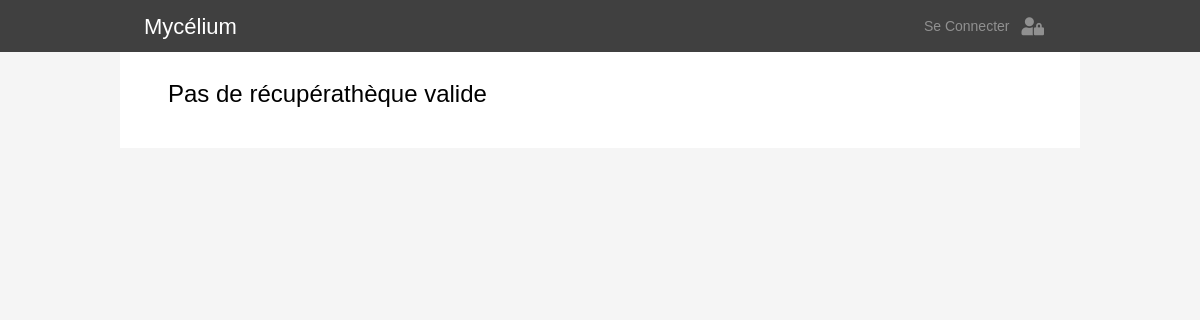
The page /catalogue.php?r=bag&page=2 on the database as committed earlier.
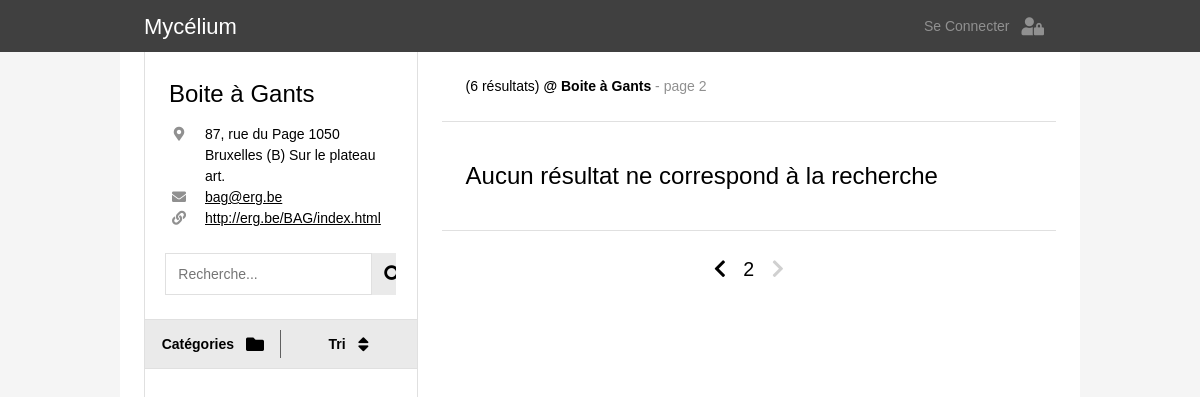
The same page on the database as committed later.
### tables this page shows
CREATE TABLE IF NOT EXISTS `recuperatheques` (
  `ID` int(11) NOT NULL AUTO_INCREMENT,
  `nom` varchar(255) NOT NULL,
  `adresse` varchar(255) NOT NULL,
  `monnaie` varchar(8) NOT NULL,
  `telephone` varchar(16) NOT NULL,
  `mdp` varchar(255) NOT NULL,
  `site` varchar(255) NOT NULL,
  `pseudo` varchar(16) NOT NULL,
  `mail` varchar(255) NOT NULL,
  `date_creation` date DEFAULT NULL,
  PRIMARY KEY (`ID`)
);

### connection_db.php (called while the page is built, shortened)
<?php
  function link_construct($params, $web_page = 1){
    if ($web_page==1){
      $web_page = basename($_SERVER['PHP_SELF']);
    }
    $getURL = $web_page . '?' . http_build_query(array_merge($_GET, $params));
    return $getURL;
  }
?>

### recuperatheque_info.php (the view, shortened to what this page needs)
<div class="container recuperatheque">
    <h3> <?php echo $recup_info['nom'] ;?> </h3>
    <div class="recuperatheque-info">
      <?php if ($recup_info['adresse']){ ?>
        <div class="item-info-line">
          <i class="fas fa-map-marker-alt item-icon"></i>
          <div class="item-info"> <?php echo $recup_info['adresse'];?> </div>
        </div>
        <?php
        }
      ?>
      <?php if ($recup_info['mail']){ ?>
        <div class="item-info-line">
          <i class="fas fa-envelope item-icon"></i>
          <a class="item-info" href="mailto:<?php echo $recup_info['mail'];?>"> <?php echo $recup_info['mail'];?></a>
        </div>
        <?php
        }
      ?>
      <?php if ($recup_info['site']){ ?>
        <div class="item-info-line">
          <i class="fas fa-link item-icon"></i>
          <a class="item-info" href="<?php echo $recup_info['site'];?>" target="_blank"> <?php echo $recup_info['site'];?></a>
        </div>
      <?php
      }
      ?>
    </div>
</div>

### catalogue.php (shortened to what this page needs)
<!DOCTYPE html>
<html lang="en">
<head>
  <link rel="stylesheet" href="css/w3.css">
  <link rel="stylesheet" href="https://use.fontawesome.com/releases/v5.7.0/css/all.css">
  <link rel="stylesheet" href="https://indestructibletype.com/fonts/Jost.css" type="text/css" charset="utf-8" />
  <link rel="stylesheet" href="css/main.css">
  <link rel="stylesheet" href="css/menu.css">
  <link rel="stylesheet" href="css/item.css">
</head>
<body>
  <?php
    include('connection_db.php')
  ?>
  <?php
    $req = $bdd->prepare(' SELECT pseudo FROM recuperatheques ');
    $req->execute();
    $recuperatheques = array();
    while($item = $req->fetch()){
      array_push($recuperatheques,$item['pseudo']);
    }
    if (isset($_GET['r']) && in_array($_GET['r'], $recuperatheques)){
      $recuperatheque = htmlspecialchars($_GET['r']);
    } else{
      $recuperatheque = null;
    }
  ?>
  <?php
    if (isset($_GET['q'])){
      $query = htmlspecialchars($_GET['q']);
    } else{
      $query = null;
    }
    $tri_option = array('date_ajout' => 'Date de récupération',
                        'prix' => 'Prix par pièce',
                        'etat' => 'État d\'usure',
                        'pieces' => 'Pièces disponibles');
    if (isset($_GET['order']) && array_key_exists($_GET['order'], $tri_option)){
      $tri = htmlspecialchars($_GET['order']);
    } else{
      $tri = 'date_ajout';
    }
    if(isset($_GET['catsearch']) and $_GET['catsearch']!=0
    and array_key_exists($_GET['catsearch'], $system)){
      $catsearch = htmlspecialchars($_GET['catsearch']);
    } else{
      $catsearch = null;
    }
    if(isset($_GET['sscatsearch']) and $_GET['sscatsearch']!=0
      and array_key_exists($_GET['sscatsearch'], $system[$catsearch]['sscats'])){
      $sscatsearch = htmlspecialchars($_GET['sscatsearch']);
    } else{
      $sscatsearch = null;
    }
    if (isset($_GET['page']) && is_numeric($_GET['page'])) {
      $page = (int) htmlspecialchars($_GET['page']);
    } else{
      $page = 1;
    }
  ?>
  <?php
    include('header.php');
  ?>
  <div class="quasi-fullwidth space-header">
    <div class="catalogue">
      <?php
      if($recuperatheque){?>
        <div class="flex-menu">
          <?php
            $req = $bdd->prepare(' SELECT * FROM recuperatheques WHERE pseudo = :recuperatheque ');
            $req->bindValue(':recuperatheque', $recuperatheque , PDO::PARAM_STR);
            $req->execute();
            $recup_info = $req->fetch();
            include("recuperatheque_info.php");
          ?>
          <form class="container search-bar" action="catalogue.php" method="GET">
            <input type="text" class="search-bar-input" name="q" placeholder="Recherche..." value="<?php echo $query?>">
            <button class="w3-large fa fa-search search-bar-button" type="submit"></button>
          </form>
          <div class="menu-container" id="menu-container">
            <div class="menu-bar">
              <button id="cat-button" class="button-flex menu-button separation" onclick="openMenu(event,'categories')">
                <div class="button-title">Catégories</div>
                <i class='button-icon w3-large fas fa-folder'></i>
              </button>
              <button id="tri-button" class="button-flex menu-button" onclick="openMenu(event,'tri')">
                <div class="button-title">Tri</div>
                <i class='button-icon w3-large fas fa-sort'></i>
              </button>
            </div>
          </div>
        </div>
        <div class="flex-items">
          <?php
            $limit= 12;
            $starting_limit = ($page-1)*$limit;
            $req = $bdd->prepare('  SELECT COUNT(*) AS total
            FROM ' . $recuperatheque . ' c
            INNER JOIN categorie cat ON c.ID_categorie=cat.ID
            INNER JOIN souscategorie sscat ON c.ID_souscategorie=sscat.ID
            WHERE (cat.nom LIKE :search OR sscat.nom LIKE :search OR dimensions LIKE :search OR tags LIKE :search OR remarques LIKE :search)
            AND (c.ID_souscategorie = :sscatsearch OR :sscatsearch is null)
            AND (c.ID_categorie = :catsearch OR :catsearch is null)
            ');
            $req->bindValue(':search', '%' . $query . '%', PDO::PARAM_STR);
            $req->bindValue(':sscatsearch', $sscatsearch, PDO::PARAM_INT);
            $req->bindValue(':catsearch', $catsearch, PDO::PARAM_INT);
            $req->execute();
            $total_count = $req->fetch()['total'];
            $req = $bdd->prepare('  SELECT
            c.ID AS ID_item, c.ID_categorie, c.ID_souscategorie, c.pieces AS pieces, c.dimensions AS dimensions, c.etat AS etat, c.tags AS tags,
            c.prix AS prix, c.poids AS poids, c.remarques AS remarques, c.localisation AS localisation,
            c.date_ajout AS date_ajout, DATE_FORMAT(c.date_ajout, \'%d/%m/%Y\') AS date_ajout_fr,
            cat.ID, cat.nom AS categorie,
            sscat.ID AS sscatID, sscat.ID_categorie, sscat.unite AS unitesscat, sscat.prix AS prixsscat, sscat.nom AS sous_categorie
            FROM ' . $recuperatheque . ' c
            INNER JOIN categorie cat ON c.ID_categorie=cat.ID
            INNER JOIN souscategorie sscat ON c.ID_souscategorie=sscat.ID
            WHERE (cat.nom LIKE :search OR sscat.nom LIKE :search OR dimensions LIKE :search OR tags LIKE :search OR remarques LIKE :search)
            AND (c.ID_souscategorie = :sscatsearch OR :sscatsearch is null)
            AND (c.ID_categorie = :catsearch OR :catsearch is null)
            ORDER BY ' . $tri . ' DESC
            LIMIT ' . $starting_limit . ', ' . $limit
            );
            $req->bindValue(':search', '%' . $query . '%', PDO::PARAM_STR);
            $req->bindValue(':sscatsearch', $sscatsearch, PDO::PARAM_INT);
            $req->bindValue(':catsearch', $catsearch, PDO::PARAM_INT);
            $req->execute();
          ?>
          <div class="container border-bottom search-resume-wrapper">
            <div class="search-resume">
                    <?php
                echo ' (' . $total_count . ' résultats)';
                echo '<b> @ ' . $recup_info['nom'] . '</b>';
                echo '<span class="page"> - page ' . $page . '</span>';
              ?>
            </div>
          </div>
          <div class="items-container">
            <?php
              if ($req->rowCount() > 0) {
                while($item = $req->fetch()){
                  ?>
                    <div class="item-wrapper">
                      <?php include('item.php');?>
                    </div>
                  <?php
                }
              }
              else {
                echo '<h3 class="erreur"> Aucun résultat ne correspond à la recherche </h3>';
              }
            ?>
          </div>
          <div class="container border-top page-nav">
            <a href= <?php echo link_construct(array('page'=>$page-1)) ?>
               class="<?php if($page-1 <= 0){ echo 'disabled'; } ?>">
               <i class='fas fa-chevron-left'></i>
            </a>
            <?php echo $page; ?>
            <a href= <?php echo link_construct(array('page'=>$page+1)) ?>
               class="<?php if(($page)*$limit >= $total_count){ echo 'disabled'; } ?>">
               <i class='fas fa-chevron-right'></i>
            </a>
          </div>
        </div>
        <?php
      }
      else {
        echo '<h3 class="erreur"> Pas de récupérathèque valide </h3>';
      }
      ?>
    </div>
  </div>
</body>
</html>

### header.php (shortened to what this page needs)
<div class="header-container">
  <div class="header quasi-fullwidth">
    <div class="header-title"><a href="portal.php">Mycélium</a></div>
    <?php
      if(isset($_SESSION['id']) AND isset($_SESSION['pseudo'])){?>
        <div class="nom">
          <span><?php echo $_SESSION['pseudo']; ?></span>
        </div>
        <?php
          $cat_url = "catalogue.php?r=" . $_SESSION['pseudo'];
          $solo_url = "item_page.php?r=" . $_SESSION['pseudo'];
        ?>
        <a href="catalogue.php?r=<?php echo $_SESSION['pseudo']?>" class="nav-button
          <?php if(in_array(basename($_SERVER['PHP_SELF']),array("catalogue.php","item_page.php"))
                   && $_SESSION['pseudo']==$recuperatheque){
              echo "page-selected"; } ?>">
          <div class="nav-title">Mon Catalogue</div>
          <i class="nav-icon fas fa-book-open"></i>
        </a>
        <a href="add_form.php" class="nav-button
          <?php if(basename($_SERVER['PHP_SELF'])=="add_form.php"){
              echo "page-selected"; } ?>">
          <div class="nav-title">Ajouter</div>
          <i class="nav-icon fas fa-plus-circle"></i>
        </a>
        <a href="user.php" class="nav-button
          <?php if(basename($_SERVER['PHP_SELF'])=="user.php"){
              echo "page-selected"; } ?>">
          <div class="nav-title">Mon Compte</div>
          <i class="nav-icon fas fa-user-lock"></i>
        </a>
      <?php
      }
      else{?>
        <a id="connection_btn" class="nav-button
          <?php if(basename($_SERVER['PHP_SELF'])=="log.php"){
              echo "page-selected"; } ?>">
          <div class="nav-title">Se Connecter</div>
          <i class="nav-icon fas fa-user-lock"></i>
        </a>
      <?php
      }
    ?>
  </div>
</div>

### css/w3.css (style rules this page uses)
*,*:before,*:after { box-sizing:inherit }
html { -ms-text-size-adjust:100%;-webkit-text-size-adjust:100% }
body { margin:0 }
a { background-color:transparent }
b,strong { font-weight:bolder }
button,input,select,textarea,optgroup { font:inherit;margin:0 }
button,input { overflow:visible }
button,select { text-transform:none }
button,[type=button],[type=reset],[type=submit] { -webkit-appearance:button }
html,body { font-family:Verdana,sans-serif;font-size:15px;line-height:1.5 }
html { overflow-x:hidden }
h3 { font-size:24px }
h1,h2,h3,h4,h5,h6 { font-family:"Segoe UI",Arial,sans-serif;font-weight:400;margin:10px 0 }
a { color:inherit }
.w3-large { font-size:18px!important }

### css/main.css (style rules this page uses)
html, body { background: #f5f5f5; margin: 0; font-weight: 400; font-size: 14px; line-height: 1.5; }
html, body, p, h1, h2, h3, h4, h5, h6 { font-family: 'Jost', Helvetica, arial, sans-serif !important; }
*, *:before, *:after { box-sizing: inherit; }
@media (min-width: 993px) { .quasi-fullwidth { margin: 0 auto 0; max-width: 80%; } }
.space-header { margin-top: 52px; }
.container { background: white; text-align: left; padding: 12px 24px; }
.border-top { border-top: 1px solid #E0E0E0; }
.border-bottom { border-bottom: 1px solid #E0E0E0; }
@media (min-width:993px) { .container { padding: 24px; } }
.catalogue { display: flex; flex-direction: row; flex-wrap: wrap; }
@media (min-width: 993px) { .catalogue { background: white; padding: 0 24px 0; } }
.catalogue > * { flex: 1 100%; }
@media (min-width:993px) { .flex-menu { flex-basis: 30%; border-left: 1px solid #E0E0E0; border-right: 1px solid #E0E0E0; box-sizing: border-box; max-width: 30%; min-height: 100vh; padding-bottom: 48px; } }
@media (min-width:993px) { .flex-items { flex-basis: 70%; padding-left: 24px; } }
.recuperatheque h3 { margin: 0; }
.recuperatheque-info { display: none; }
@media (min-width: 993px) { .recuperatheque-info { display: block; } }
@media (min-width: 993px) { .recuperatheque h3 { margin: 0 0 12px; } }
.header-container { height: 52px; width: 100%; background: #404040; position: fixed; top: 0; z-index: 11; }
.header { height: 100%; padding: 0 24px; display: flex; flex-direction: row; flex-wrap: nowrap; justify-content: flex-start; align-items: stretch; }
.header a { text-decoration: none; color: white; }
.header-title { color: white; flex-grow: 1; font-size: 22px; display: flex; align-items: center; }
.header .nav-button { color: #909090; display: flex; align-items: center; padding: 0 12px; }
.header .nav-title { display: none; padding-right: 12px; }
.header .nav-icon { font-size: 18px; text-align: center; }
@media (min-width: 601px) { .header .nav-title { display: block; } }
.erreur { margin-top: 0; margin-bottom: 12px; padding: 24px; background: white; }
button { background-color: #eaeaea; color: black; border: none; text-align: center; text-decoration: none; display: inline-block; padding: 0; margin: 0px; font-weight: bold; font-size: 1rem; position: relative; overflow: hidden; white-space: nowrap; }
.button-flex { height: 48px; display: flex; align-items: center; justify-content: center; padding: 0 12px; }
.button-icon { padding-left: 12px; text-align: center; }
input { background: white; border: 1px solid #E0E0E0; padding: 6px 12px; }

### css/menu.css (style rules this page uses)
.search-bar { background: white; padding-top: 0; display: flex; flex-direction: row; flex-wrap: nowrap; justify-content: center; }
.search-bar-input { flex-grow: 1; }
.search-bar-button { padding: 12px; }
.search-resume-wrapper { position: sticky; top: 52px; z-index: 10; }
@media (min-width: 993px) { .search-resume-wrapper { position: static; } }
.search-resume .page { color: #909090; }
.page-nav { text-align: center; font-size: 1.4rem; }
.page-nav a { text-decoration: none; padding: 0 12px; }
.page-nav a.disabled { pointer-events: none; cursor: default; color: #D0D0D0; }
.menu-container { border-top: 1px solid #E0E0E0; border-bottom: 1px solid #E0E0E0; }
.menu-bar { width: 100%; display: flex; }
.menu-button { flex-basis: 50%; }
#cat-button.separation:after { content : ""; position: absolute; top: 20%; left: 0; z-index: 10; height: 60%; width: 100%; border-right: 1px solid #606060; }

Rows that differ between the two databases and show on the page:
now on this page (row edited): recuperatheques: nom "Boite à Gants", adresse "87, rue du Page 1050 Bruxelles (B) Sur le plateau art.", mail "bag@erg.be", site "http://erg.be/BAG/index.html"
Other text that changed with them:
$total_count: (not shown) → "6"
$page: (not shown) → "2"
text no longer shown: "Pas de récupérathèque valide"
text now shown: "Catégories Tri ( résultats) @ - page Aucun résultat ne correspond à la recherche"
